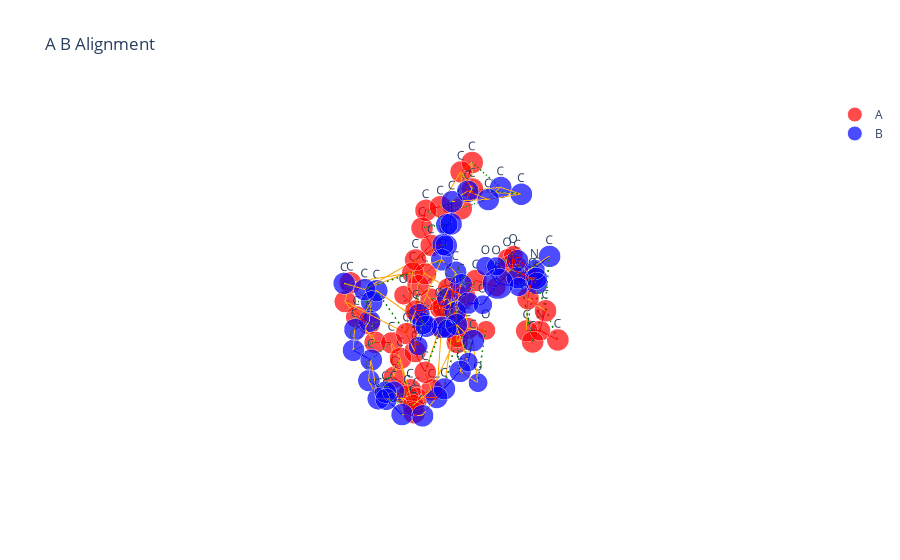

Here is the notebook cell this chart was saved with:
### Markdown cell above
ArbAlign alignment

### Code cell
data_path = "../Data/first_8_molecules_RDKIT"
ligand = '1ln1_DLP'
i = 49
path1 = os.path.join(data_path, 'extra_bio_ligands', ligand+'.xyz')
path2 = os.path.join('arbalign_output', ligand+'_conf'+str(i)+'-aligned_to-'+ligand+'.xyz')
molA = next(pybel.readfile("xyz", path1))
molB = next(pybel.readfile("xyz", path2))
X_A, T_A, B_A = otm.tl.process_molecule(molA, heavy_atoms_only=True) 
X_B, T_B, B_B = otm.tl.process_molecule(molB, heavy_atoms_only=True)
X_B_aligned, _, _ = otm.tl.kabsch(X_A, X_B, np.eye(X_A.shape[0]))
print(otm.tl.root_mean_square_deviation(X_A, X_B_aligned))
otm.pl.interactive_alignment_plot(X_A, X_B_aligned, T_A, T_B, B_A, B_B, assignment=np.arange(X_A.shape[0]))
